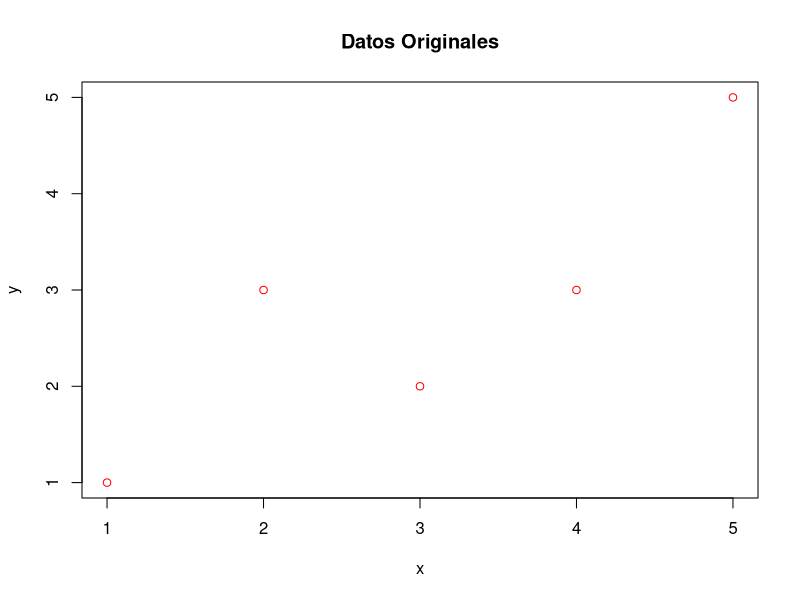
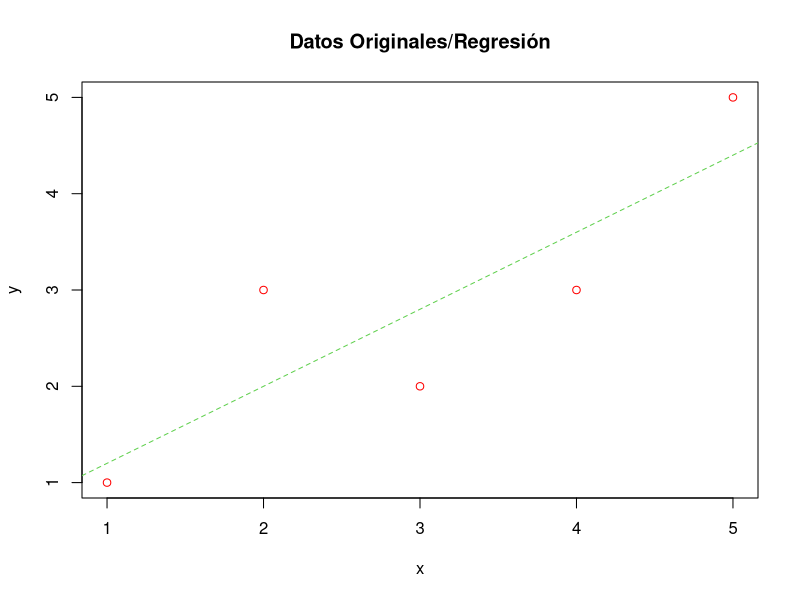

The R source for these figures, in order:
## ---- chunk 1
x <- c(1, 2, 4, 3, 5)
y <- c(1, 3, 3, 2, 5)
## ---- chunk 2
plot(x, y, col = "red", main = "Datos Originales")
## ---- chunk 3
media_x <- mean(x)
media_y <- mean(y)
## ---- chunk 4
error_x <- x - media_x
error_x
## ---- chunk 5
error_y <- y - media_y
error_y
## ---- chunk 6
multiplicacion <- error_x * error_y
multiplicacion
## ---- chunk 7
numerador <- sum(multiplicacion)
numerador
## ---- chunk 8
denominador <- sum(error_x^2)
denominador
## ---- chunk 9
beta1 <- numerador / denominador
beta1
## ---- chunk 10
beta0 <- media_y - beta1 * media_x
beta0
## ---- chunk 11
x
## ---- chunk 12
prediccion_y <- beta0 + beta1 * x
prediccion_y
## ---- chunk 13
plot(x, y, col = "red", main = "Datos Originales/Regresión")
abline(beta0, beta1, lty = 2, col = 3)
## ---- chunk 14
prediccion_y
## ---- chunk 15
y
## ---- chunk 16
error_prediccion <- prediccion_y - y
error_prediccion
## ---- chunk 17
squared_error <- error_prediccion^2
squared_error
## ---- chunk 18
suma_error <- sum(squared_error)
suma_error
## ---- chunk 19
RMSE <- sqrt(suma_error / length(x))
RMSE
